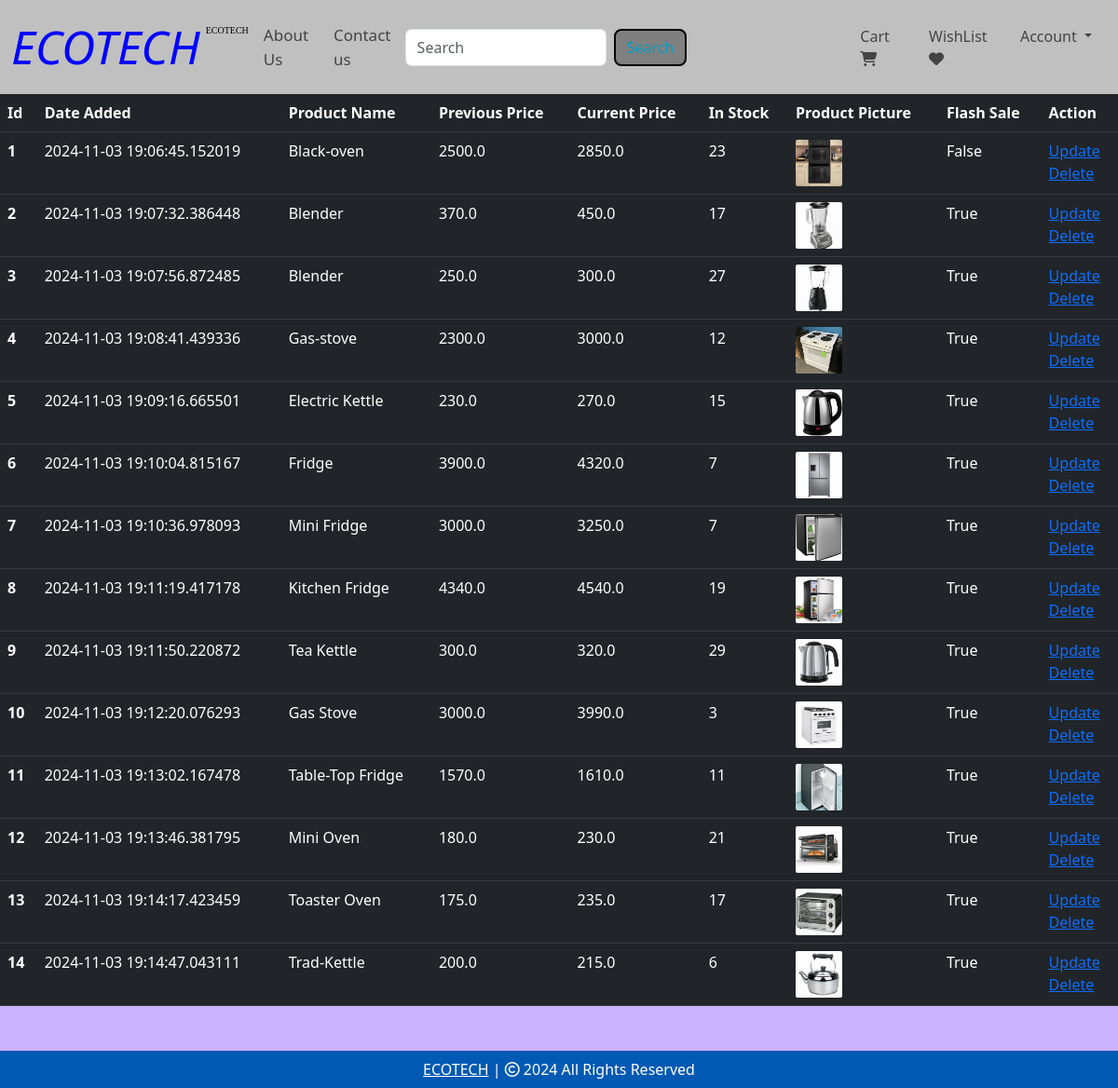
The page /shop-items (signed in) on the database its author committed.
### source/models.py (models this page shows, shortened)
class Product(db.Model):
    id = db.Column(db.Integer, primary_key=True)
    product_name = db.Column(db.String(100), nullable=False)
    current_price = db.Column(db.Float, nullable=False)
    previous_price = db.Column(db.Float, nullable=False)
    in_stock = db.Column(db.Integer, nullable=False)
    product_picture = db.Column(db.String(1000), nullable=False)
    flash_sale = db.Column(db.Boolean, default=False)
    date_added = db.Column(db.DateTime, default=datetime.utcnow)
    carts = db.relationship('Cart', backref=db.backref('product', lazy=True))
    orders = db.relationship('Order', backref=db.backref('product', lazy=True))

### source/admin.py (the view)
@admin.route('/shop-items', methods=['GET', 'POST'])
@login_required
def shop_items():
    if current_user.id == 1:
        items = Product.query.order_by(Product.date_added).all()
        return render_template('shop_items.html', items=items)
    return render_template('404.html')

### source/templates/shop_items.html (shortened to what this page needs)
{% extends 'base.html' %}
{% block body %}
{% if items | length < 1 %}
<h3 style="color: white;">No Shop Items </h3>
{% else %}
<table class="table table-dark table-hover">
    <thead>
        <tr>
            <th scope="col">Id</th>
            <th scope="col">Date Added</th>
            <th scope="col">Product Name</th>
            <th scope="col">Previous Price</th>
            <th scope="col">Current Price</th>
            <th scope="col">In Stock</th>
            <th scope="col">Product Picture</th>
            <th scope="col">Flash Sale</th>
            <th scope="col">Action</th>
        </tr>
    </thead>
    <tbody>
        {% for item in items %}
        <tr>
            <th scope="row">{{ item.id }}</th>
            <td>{{ item.date_added }}</td>
            <td>{{ item.product_name }}</td>
            <td>{{ item.previous_price }}</td>
            <td>{{ item.current_price }}</td>
            <td>{{ item.in_stock }}</td>
            <td><img src="{{ item.product_picture }}" alt="" style="height: 50px; width: 50px; border-radius: 2px;"></td>
            <td>{{ item.flash_sale }}</td>
            <td>
                <a href="/update-item/{{ item.id }}">Update</a>
                <br>
                <a href="/delete-item/{{ item.id }}">Delete</a>
            </td>
        </tr>
        {% endfor %}
    </tbody>
</table>
{% endif %}
{% endblock %}

### rows shown on the page
Product: id "1", date_added "2024-11-03 19:06:45.152019", product_name "Black-oven", previous_price "2500.0", current_price "2850.0", in_stock "23", product_picture (picture), flash_sale "False"
Product: id "2", date_added "2024-11-03 19:07:32.386448", product_name "Blender", previous_price "370.0", current_price "450.0", in_stock "17", product_picture (picture), flash_sale "True"
Product: id "3", date_added "2024-11-03 19:07:56.872485", product_name "Blender", previous_price "250.0", current_price "300.0", in_stock "27", product_picture (picture), flash_sale "True"
Product: id "4", date_added "2024-11-03 19:08:41.439336", product_name "Gas-stove", previous_price "2300.0", current_price "3000.0", in_stock "12", product_picture (picture), flash_sale "True"
Product: id "5", date_added "2024-11-03 19:09:16.665501", product_name "Electric Kettle", previous_price "230.0", current_price "270.0", in_stock "15", product_picture (picture), flash_sale "True"
Product: id "6", date_added "2024-11-03 19:10:04.815167", product_name "Fridge", previous_price "3900.0", current_price "4320.0", in_stock "7", product_picture (picture), flash_sale "True"
Product: id "7", date_added "2024-11-03 19:10:36.978093", product_name "Mini Fridge", previous_price "3000.0", current_price "3250.0", in_stock "7", product_picture (picture), flash_sale "True"
Product: id "8", date_added "2024-11-03 19:11:19.417178", product_name "Kitchen Fridge", previous_price "4340.0", current_price "4540.0", in_stock "19", product_picture (picture), flash_sale "True"
Product: id "9", date_added "2024-11-03 19:11:50.220872", product_name "Tea Kettle", previous_price "300.0", current_price "320.0", in_stock "29", product_picture (picture), flash_sale "True"
Product: id "10", date_added "2024-11-03 19:12:20.076293", product_name "Gas Stove", previous_price "3000.0", current_price "3990.0", in_stock "3", product_picture (picture), flash_sale "True"
Product: id "11", date_added "2024-11-03 19:13:02.167478", product_name "Table-Top Fridge", previous_price "1570.0", current_price "1610.0", in_stock "11", product_picture (picture), flash_sale "True"
Product: id "12", date_added "2024-11-03 19:13:46.381795", product_name "Mini Oven", previous_price "180.0", current_price "230.0", in_stock "21", product_picture (picture), flash_sale "True"
Product: id "13", date_added "2024-11-03 19:14:17.423459", product_name "Toaster Oven", previous_price "175.0", current_price "235.0", in_stock "17", product_picture (picture), flash_sale "True"
Product: id "14", date_added "2024-11-03 19:14:47.043111", product_name "Trad-Kettle", previous_price "200.0", current_price "215.0", in_stock "6", product_picture (picture), flash_sale "True"
